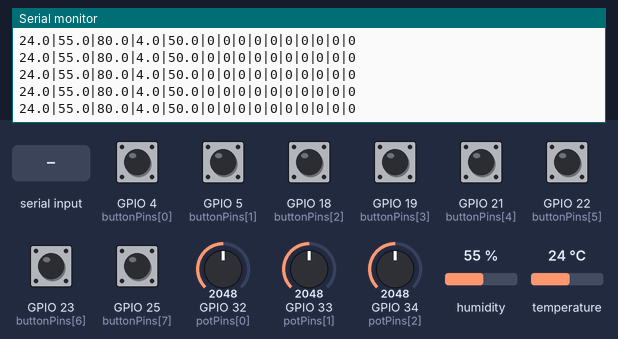
Simulated run of this sketch. Board: ESP32. On the bench: the last lines printed to the serial monitor. The test bench sets the inputs (shaded band); at power-on: GPIO 4 (buttonPins[0]), GPIO 5 (buttonPins[1]), GPIO 18 (buttonPins[2]), GPIO 19 (buttonPins[3]), GPIO 21 (buttonPins[4]), GPIO 22 (buttonPins[5]), GPIO 23 (buttonPins[6]), GPIO 25 (buttonPins[7]) LOW, humidity 55 %, GPIO 32 (potPins[0]) = 2048, GPIO 33 (potPins[1]) = 2048, GPIO 34 (potPins[2]) = 2048, temperature 24 °C. EEPROM starts erased; the audio player accepts every command and is not drawn.

Above: at 2.7 s.
2.8 s: "theme:90\n" received over Serial
4.3 s: "lang:\n" received over Serial
5.8 s: humidity set to 22 %
7.3 s: GPIO 32 (potPins[0]) set to 2866
At 7.38 s:
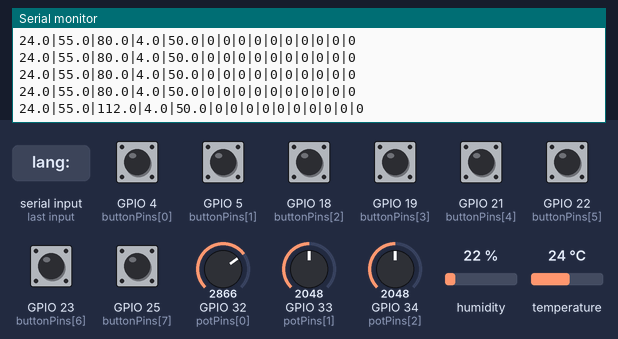
8.8 s: GPIO 33 (potPins[1]) set to 2866
At 8.8 s:
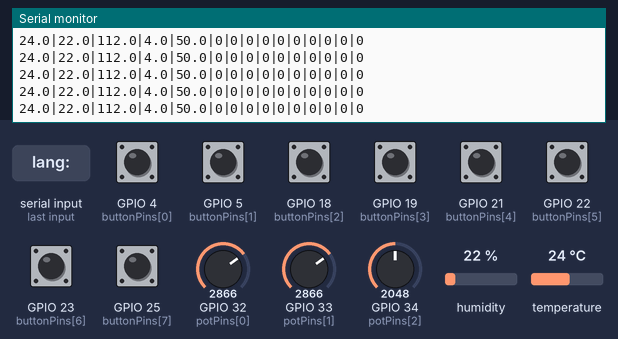
10.3 s: GPIO 34 (potPins[2]) set to 3972
At 10.32 s:
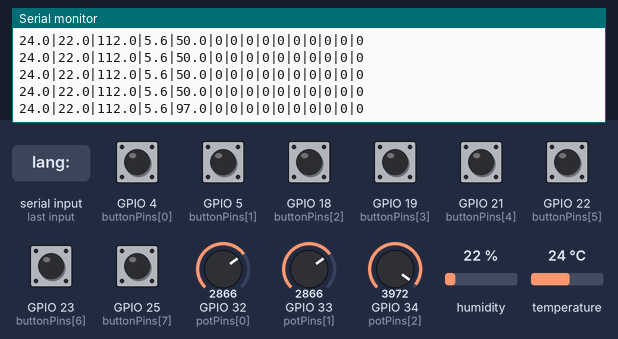

The sketch:

senddata.ino
```cpp
#include "DHT.h"
#include <EEPROM.h>
#include <HardwareSerial.h>
#include <DFRobotDFPlayerMini.h>

/* ===================== CONFIG ===================== */
#define DHTPIN 27
#define DHTTYPE DHT22
#define EEPROM_SIZE 64

/* ===================== DHT ===================== */
DHT dht(DHTPIN, DHTTYPE);

/* ===================== BUTTON ===================== */
const int buttonPins[] = {4, 5, 18, 19, 21, 22, 23, 25};
const int numButtons = sizeof(buttonPins) / sizeof(buttonPins[0]);

bool buttonState[numButtons] = {0};       // trạng thái toggle
bool lastButtonState[numButtons] = {0};   // trạng thái trước đó

/* ===================== POTENTIOMETER ===================== */
const int potPins[] = {32, 33, 34};
const int numPots = sizeof(potPins) / sizeof(potPins[0]);
float potValue[numPots];

// scale cho từng biến trở
const float potScale[numPots] = {160.0, 8.0, 100.0};

/* ===================== EEPROM ===================== */
#define ADDR_TEMP_THRESHOLD 0
#define ADDR_FUEL_THRESHOLD 1
#define ADDR_THEME 2
#define ADDR_LANG 3

int tempThreshold = 30;
int fuelThreshold = 20;
int themeMode = 1;      // 0=light, 1=dark
int languageMode = 0;   // 0=en, 1=vi

/* ===================== DFPLAYER ===================== */
HardwareSerial mySerial(2);   // UART2
DFRobotDFPlayerMini myDFPlayer;

/* ===================== FUNCTIONS ===================== */

void sendThemeLangToQt() {
  Serial.print("theme:");
  Serial.println(themeMode ? "dark" : "light");

  Serial.print("lang:");
  Serial.println(languageMode ? "vi" : "en");
}

/* ---------- Handle serial command ---------- */
void handleSerialCmd() {
  if (!Serial.available()) return;

  String cmd = Serial.readStringUntil('\n');
  cmd.trim();

  if (cmd == "get_settings") {
    sendThemeLangToQt();
    return;
  }

  if (cmd.startsWith("theme:")) {
    themeMode = cmd.endsWith("dark");
    EEPROM.write(ADDR_THEME, themeMode);
    EEPROM.commit();
    sendThemeLangToQt();
    return;
  }

  if (cmd.startsWith("lang:")) {
    languageMode = cmd.endsWith("vi");
    EEPROM.write(ADDR_LANG, languageMode);
    EEPROM.commit();
    sendThemeLangToQt();
    return;
  }

  if (cmd.startsWith("vol:")) {
    int vol = cmd.substring(4).toInt();
    if (vol >= 0 && vol <= 30) {
      myDFPlayer.volume(vol);
    }
    return;
  }

  if (cmd == "pause") {
    myDFPlayer.pause();
    return;
  }

  if (cmd == "start") {
    myDFPlayer.start();
    return;
  }

  if (cmd.endsWith(".mp3")) {
    cmd.replace(".mp3", "");
  }

  int song = cmd.toInt();
  if (song > 0) {
    myDFPlayer.play(song);
  }
}

/* ---------- Read buttons (toggle) ---------- */
void readButtons() {
  for (int i = 0; i < numButtons; i++) {
    bool current = digitalRead(buttonPins[i]);
    if (current && !lastButtonState[i]) {
      buttonState[i] = !buttonState[i];
    }
    lastButtonState[i] = current;
  }
}

/* ---------- Read potentiometers ---------- */
void readPots() {
  for (int i = 0; i < numPots; i++) {
    potValue[i] = analogRead(potPins[i]) * potScale[i] / 4095.0;
  }
}

/* ---------- Send data to Qt ---------- */
void sendData(float temp, float humid) {
  Serial.print(temp, 1); Serial.print("|");
  Serial.print(humid, 1); Serial.print("|");

  for (int i = 0; i < numPots; i++) {
    Serial.print(potValue[i], 1);
    Serial.print("|");
  }

  for (int i = 0; i < numButtons; i++) {
    Serial.print(buttonState[i]);
    Serial.print("|");
  }

  Serial.print(temp > tempThreshold); Serial.print("|");
  Serial.print(potValue[2] < fuelThreshold);
  Serial.println();
}

/* ===================== SETUP ===================== */
void setup() {
  Serial.begin(115200);
  dht.begin();

  for (int i = 0; i < numButtons; i++) {
    pinMode(buttonPins[i], INPUT_PULLDOWN);
  }

  EEPROM.begin(EEPROM_SIZE);

  int v;
  v = EEPROM.read(ADDR_TEMP_THRESHOLD);
  if (v >= 5 && v <= 60) tempThreshold = v;

  v = EEPROM.read(ADDR_FUEL_THRESHOLD);
  if (v >= 5 && v <= 100) fuelThreshold = v;

  themeMode    = EEPROM.read(ADDR_THEME);
  languageMode = EEPROM.read(ADDR_LANG);

  sendThemeLangToQt();

  mySerial.begin(9600, SERIAL_8N1, 16, 17);
  delay(1000);

  if (myDFPlayer.begin(mySerial)) {
    myDFPlayer.volume(25);
  }

  Serial.println("ESP32 READY");
}

/* ===================== LOOP ===================== */
void loop() {
  handleSerialCmd();

  float temp = dht.readTemperature();
  float humid = dht.readHumidity();
  if (isnan(temp)) temp = 0;
  if (isnan(humid)) humid = 0;

  readButtons();
  readPots();
  sendData(temp, humid);

  delay(100);
}
```

Measured:
- after the input at 7.3 s, the serial monitor: prints a new line after 0.08 s (image 1)
- after the input at 10.3 s, the serial monitor: prints a new line at once (image 3)
